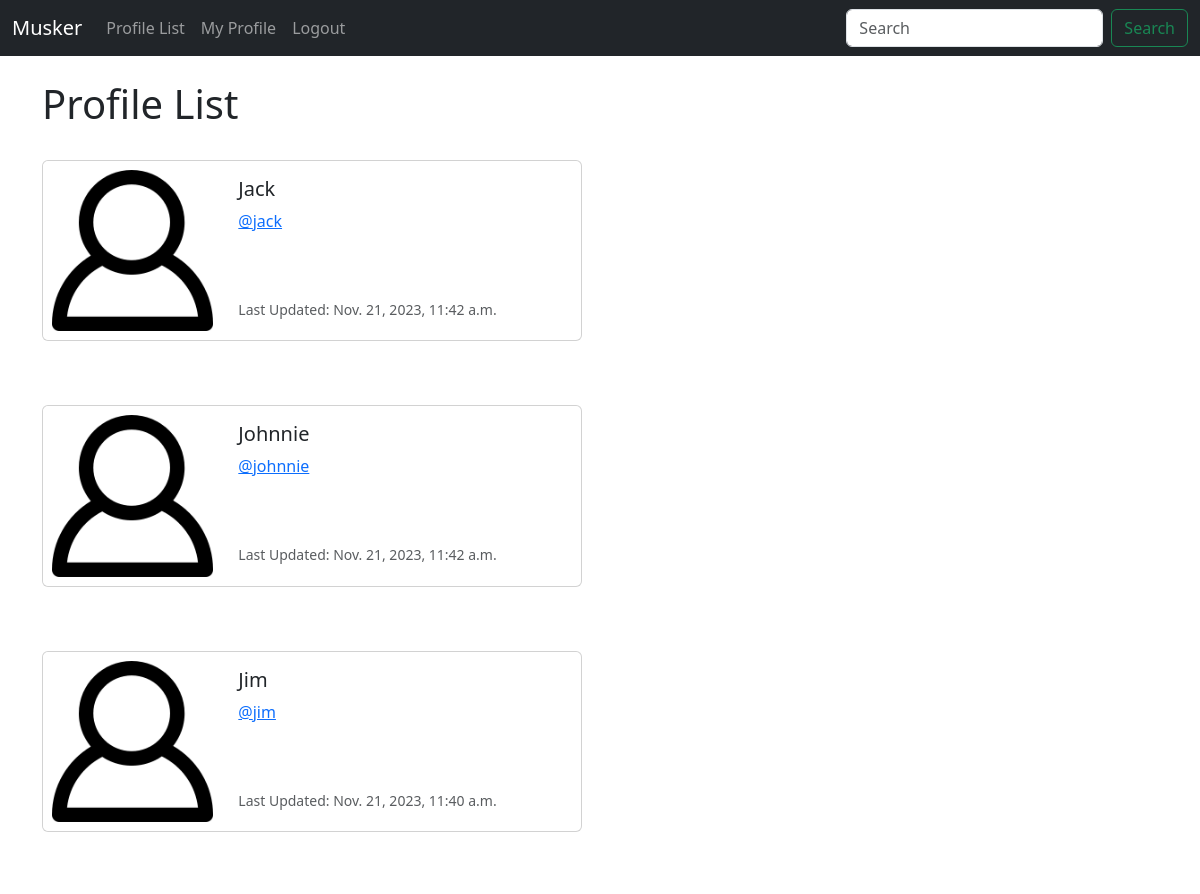
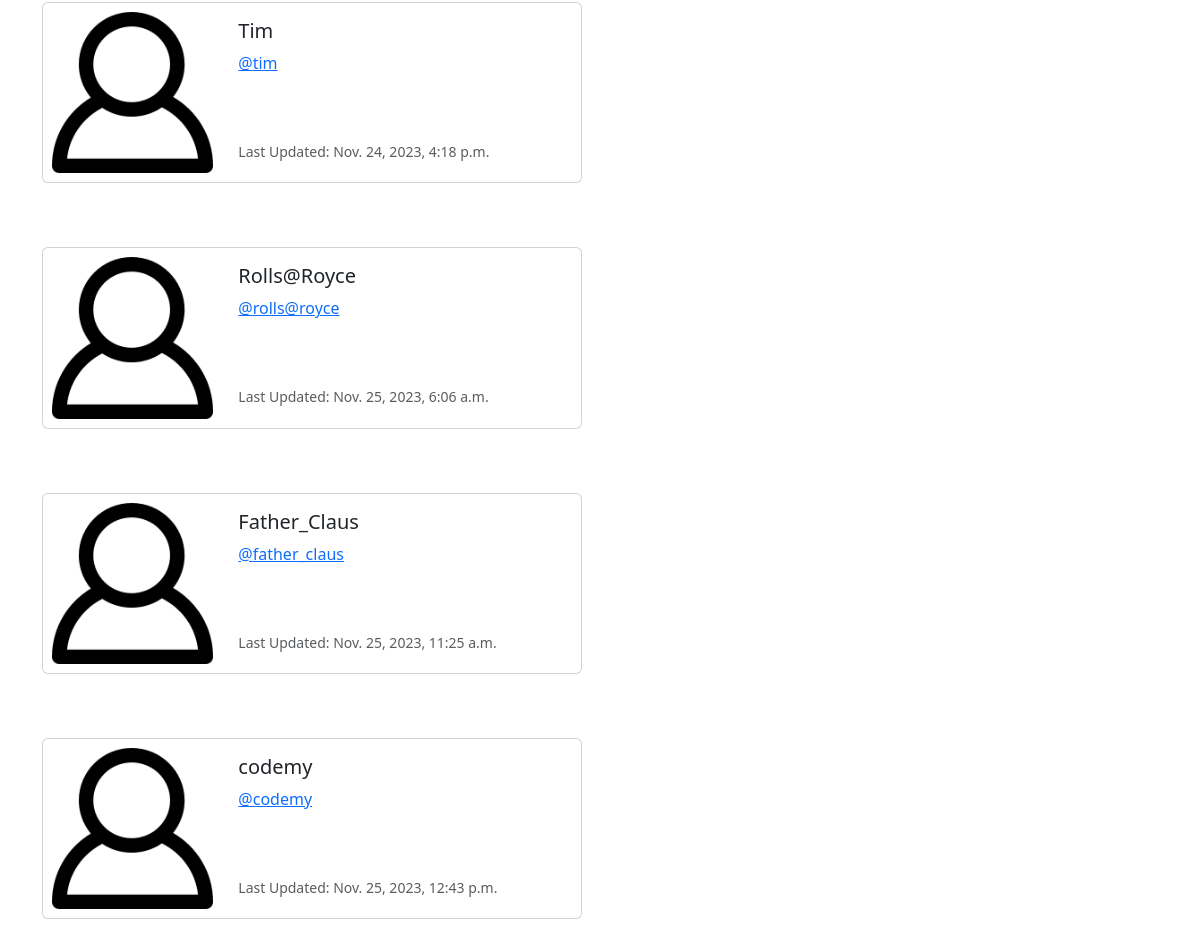
Screenshot of /profile_list/ (signed in) with the database file from the repository (2 pictures, top to bottom).
### musker/models.py (models this page shows, shortened)
class Profile(models.Model):
    user = models.OneToOneField(User, on_delete=models.CASCADE)
    follows = models.ManyToManyField('self', related_name='followed_by', symmetrical=False, blank=True)
    date_modified = models.DateTimeField(User, auto_now=True)
    profile_image = models.ImageField(null=True, blank=True, upload_to='images/')

### musker/views.py (the view)
# urls.py: path('profile_list/', views.profile_list, name='profile_list'),
def profile_list(request):
	if request.user.is_authenticated:
		profiles = Profile.objects.exclude(user=request.user)
		return render(request, 'profile_list.html', {"profiles":profiles})
	else:
		messages.success(request, ("You Must Be Logged In To View This Page..."))
		return redirect('home')

### musker/templates/profile_list.html
{% extends 'base.html' %}
{% load static %}
{% block content %}
    <h1>Profile List</h1>
    <br/>
    {% if profiles %}
        {% for profile in profiles %}
            <div class="card mb-3" style="max-width: 540px;">
                <div class="row g-0">
                <div class="col-md-4">
                    <img src="{% static 'images/default_profile_pic.png' %}" class="img-fluid rounded-start" alt="Profile Image">
                </div>
                <div class="col-md-8">
                    <div class="card-body">
                    <h5 class="card-title">{{ profile.user.username }}</h5>
                    <p class="card-text"><a href="{% url 'profile' profile.user.id %}">@{{ profile.user.username | lower }}</a></p>
                    <br/><br/>
                    <p class="card-text"><small class="text-body-secondary">Last Updated: {{ profile.date_modified }}</small></p>
                    </div>
                </div>
                </div>
            </div>
            <br/><br/>
        {% endfor %}
    {% endif %}
{% endblock %}

### rows the page displays
Profile: user.username "Jack", user.username "jack", date_modified "Nov. 21, 2023, 11:42 a.m."
Profile: user.username "Johnnie", user.username "johnnie", date_modified "Nov. 21, 2023, 11:42 a.m."
Profile: user.username "Jim", user.username "jim", date_modified "Nov. 21, 2023, 11:40 a.m."
Profile: user.username "Tim", user.username "tim", date_modified "Nov. 24, 2023, 4:18 p.m."
Profile: user.username "Rolls@Royce", user.username "rolls@royce", date_modified "Nov. 25, 2023, 6:06 a.m."
Profile: user.username "Father_Claus", user.username "father_claus", date_modified "Nov. 25, 2023, 11:25 a.m."
Profile: user.username "codemy", date_modified "Nov. 25, 2023, 12:43 p.m."
